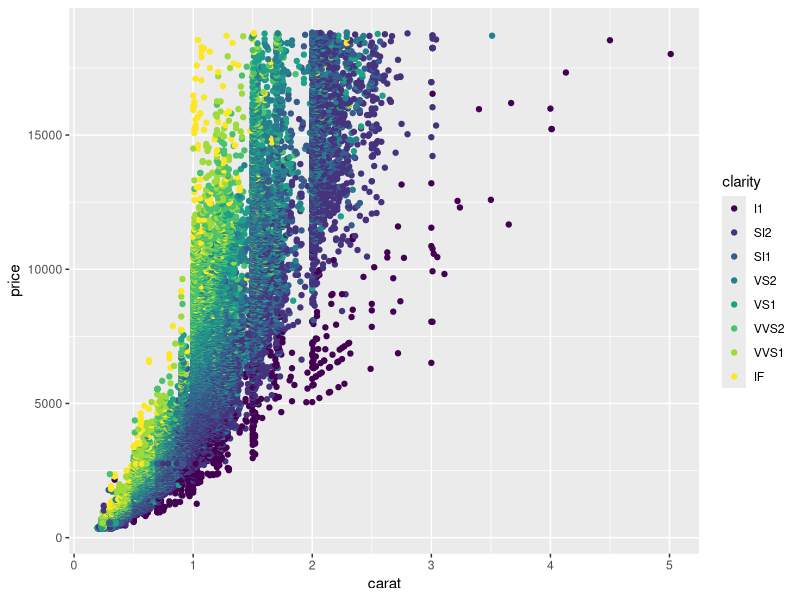
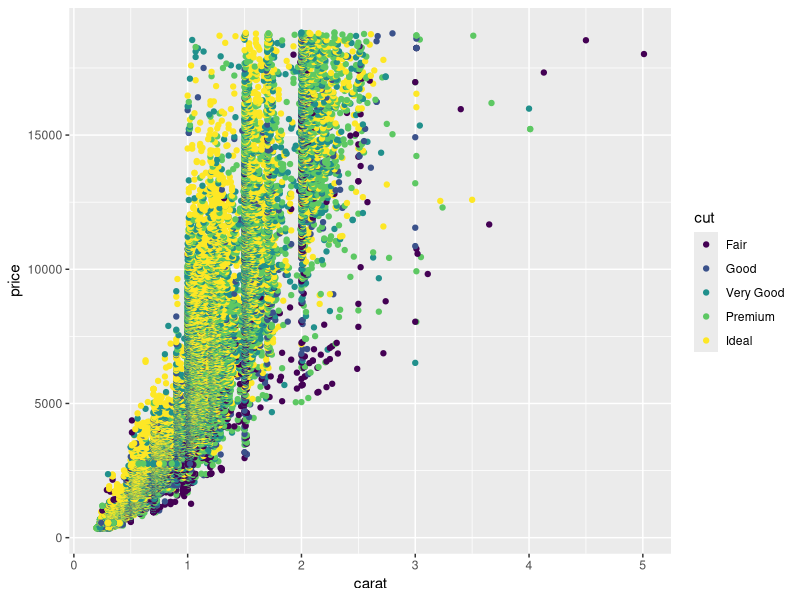
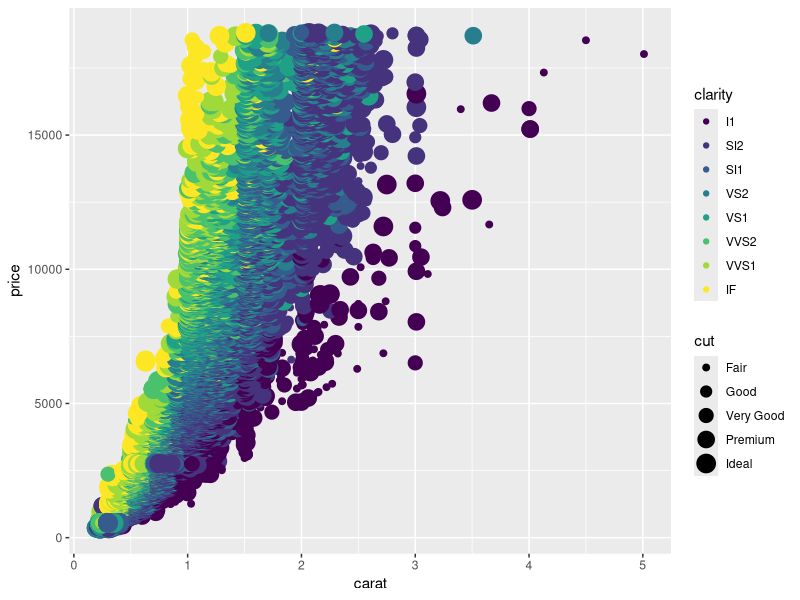
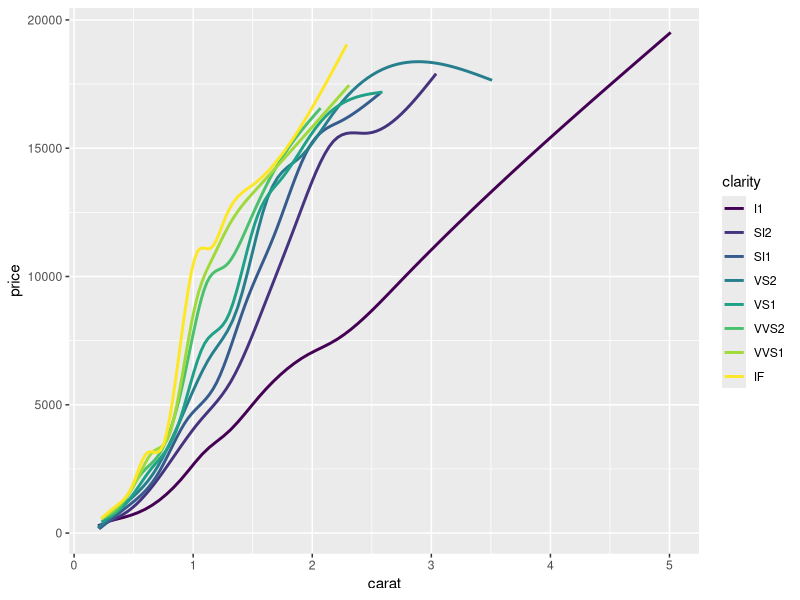
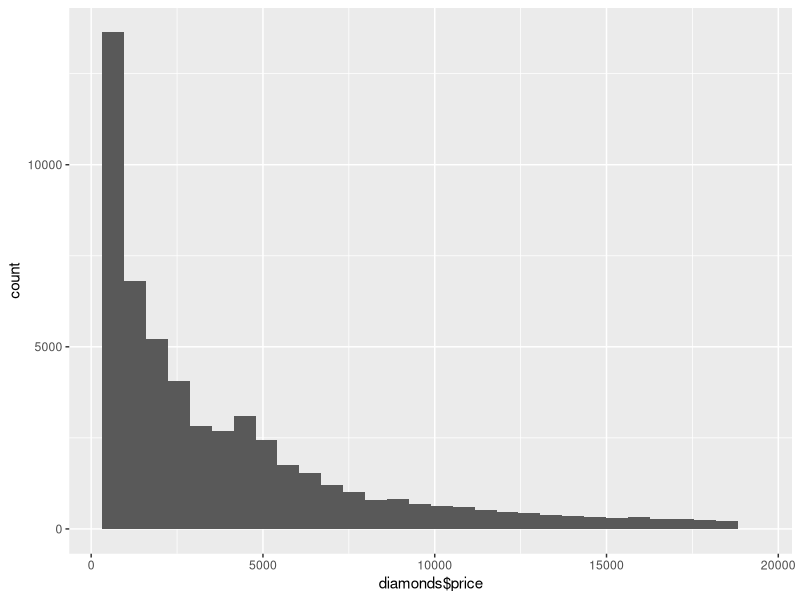
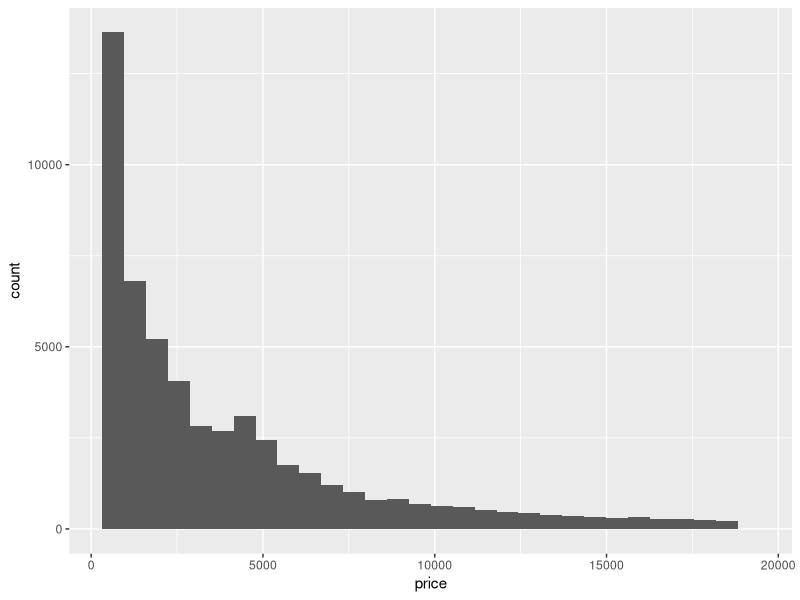
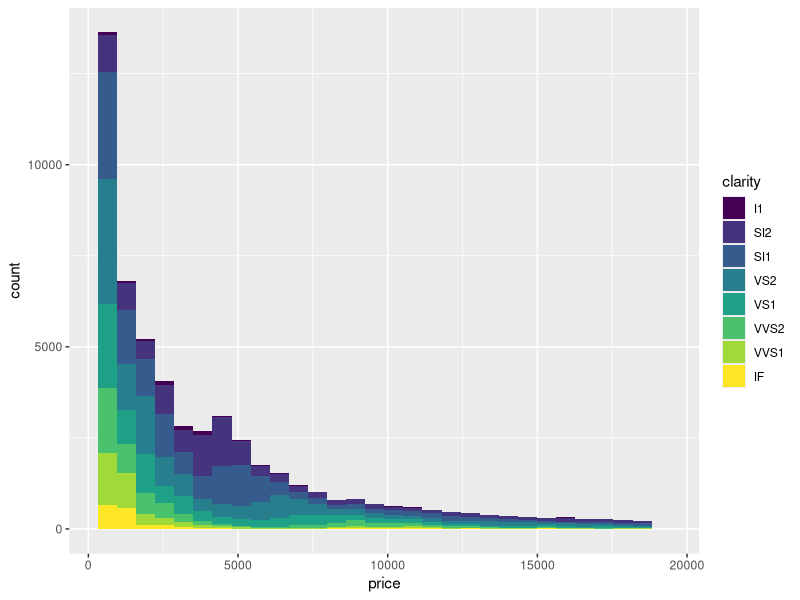
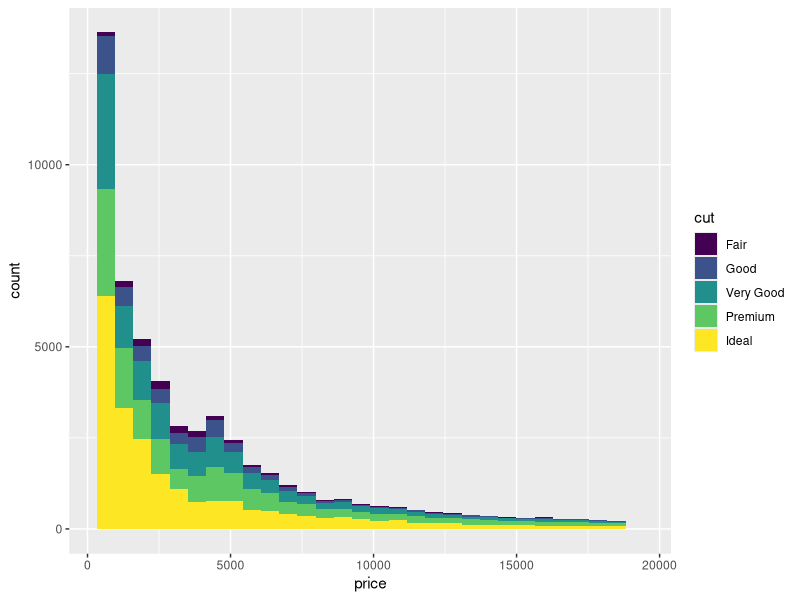

The R source for these figures, in order:

# Loading library
library(ggplot2)

# Checking Data
data("diamonds")

# Analysing the columns with mean, median, itemwise, Quarterwise
summary(diamonds)
View(diamonds)

# Loading Dimensions
dim(diamonds)

# Plot with legend on the right side gives clarity about each diamond
x <- ggplot(diamonds, aes(carat,price, color = clarity))
x+geom_point()


x <- ggplot(diamonds, aes(carat,price, color = cut))
x+geom_point()


x <- ggplot(diamonds, aes(carat,price, color = clarity, size = cut))
x+geom_point()

x <- ggplot(diamonds, aes(carat,price, color = clarity))
x+geom_smooth(se = FALSE)


# Histograms

y <- ggplot(diamonds, aes(x = diamonds$price))
y+geom_histogram()

# To avoid warning
y <- ggplot(diamonds, aes(x = price))
y+geom_histogram()

y <- ggplot(diamonds, aes(x = price, fill = clarity))
y+geom_histogram()

y <- ggplot(diamonds, aes(x = price, fill = cut))
y+geom_histogram()

y <- ggplot(diamonds, aes(x = price))
y+geom_density()

y <- ggplot(diamonds, aes(x = price, color = cut))
y+geom_density()

# Box Plot

z <- ggplot(diamonds, aes(x = color, y = price))
z+geom_boxplot()